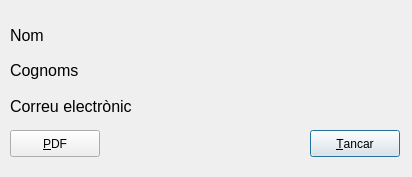
<?xml version="1.0" encoding="UTF-8"?>
<ui version="4.0">
 <class>Fitxa</class>
 <widget class="QDialog" name="Fitxa">
  <property name="geometry">
   <rect>
    <x>0</x>
    <y>0</y>
    <width>412</width>
    <height>177</height>
   </rect>
  </property>
  <property name="minimumSize">
   <size>
    <width>412</width>
    <height>177</height>
   </size>
  </property>
  <property name="maximumSize">
   <size>
    <width>412</width>
    <height>177</height>
   </size>
  </property>
  <property name="windowTitle">
   <string>Fitxa de contacte</string>
  </property>
  <widget class="QWidget" name="gridLayoutWidget">
   <property name="geometry">
    <rect>
     <x>10</x>
     <y>20</y>
     <width>391</width>
     <height>101</height>
    </rect>
   </property>
   <layout class="QGridLayout" name="gridLayout">
    <item row="0" column="0">
     <widget class="QLabel" name="nomTitle">
      <property name="maximumSize">
       <size>
        <width>150</width>
        <height>16777215</height>
       </size>
      </property>
      <property name="font">
       <font>
        <pointsize>12</pointsize>
       </font>
      </property>
      <property name="text">
       <string>Nom</string>
      </property>
     </widget>
    </item>
    <item row="1" column="0">
     <widget class="QLabel" name="cognomsTitle">
      <property name="maximumSize">
       <size>
        <width>150</width>
        <height>16777215</height>
       </size>
      </property>
      <property name="font">
       <font>
        <pointsize>12</pointsize>
       </font>
      </property>
      <property name="text">
       <string>Cognoms</string>
      </property>
     </widget>
    </item>
    <item row="1" column="1">
     <widget class="QLabel" name="cognomsField">
      <property name="font">
       <font>
        <pointsize>12</pointsize>
       </font>
      </property>
      <property name="styleSheet">
       <string notr="true">color: rgb(0, 85, 255);</string>
      </property>
      <property name="text">
       <string/>
      </property>
     </widget>
    </item>
    <item row="0" column="1">
     <widget class="QLabel" name="nomField">
      <property name="font">
       <font>
        <pointsize>12</pointsize>
       </font>
      </property>
      <property name="styleSheet">
       <string notr="true">color: rgb(0, 85, 255);</string>
      </property>
      <property name="text">
       <string/>
      </property>
     </widget>
    </item>
    <item row="2" column="0">
     <widget class="QLabel" name="correuLabel">
      <property name="maximumSize">
       <size>
        <width>150</width>
        <height>16777215</height>
       </size>
      </property>
      <property name="font">
       <font>
        <pointsize>12</pointsize>
       </font>
      </property>
      <property name="text">
       <string>Correu electrònic</string>
      </property>
     </widget>
    </item>
    <item row="2" column="1">
     <widget class="QLabel" name="correuField">
      <property name="font">
       <font>
        <pointsize>12</pointsize>
       </font>
      </property>
      <property name="styleSheet">
       <string notr="true">color: rgb(0, 85, 255);</string>
      </property>
      <property name="text">
       <string/>
      </property>
     </widget>
    </item>
   </layout>
  </widget>
  <widget class="QPushButton" name="tancarButton">
   <property name="geometry">
    <rect>
     <x>310</x>
     <y>130</y>
     <width>90</width>
     <height>27</height>
    </rect>
   </property>
   <property name="minimumSize">
    <size>
     <width>90</width>
     <height>27</height>
    </size>
   </property>
   <property name="maximumSize">
    <size>
     <width>90</width>
     <height>27</height>
    </size>
   </property>
   <property name="text">
    <string>&amp;Tancar</string>
   </property>
   <property name="shortcut">
    <string>Ctrl+T</string>
   </property>
  </widget>
  <widget class="QPushButton" name="pdfButton">
   <property name="geometry">
    <rect>
     <x>10</x>
     <y>130</y>
     <width>90</width>
     <height>27</height>
    </rect>
   </property>
   <property name="minimumSize">
    <size>
     <width>90</width>
     <height>27</height>
    </size>
   </property>
   <property name="maximumSize">
    <size>
     <width>90</width>
     <height>27</height>
    </size>
   </property>
   <property name="text">
    <string>&amp;PDF</string>
   </property>
   <property name="shortcut">
    <string>Ctrl+P</string>
   </property>
  </widget>
 </widget>
 <resources/>
 <connections/>
</ui>
